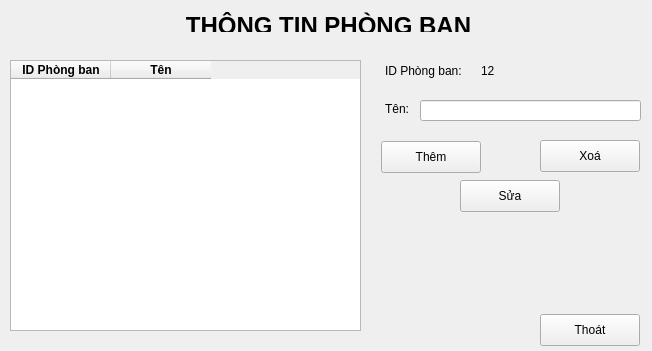
<?xml version="1.0" encoding="UTF-8"?>
<ui version="4.0">
 <class>MainWindow</class>
 <widget class="QMainWindow" name="MainWindow">
  <property name="geometry">
   <rect>
    <x>0</x>
    <y>0</y>
    <width>652</width>
    <height>351</height>
   </rect>
  </property>
  <property name="windowTitle">
   <string>MainWindow</string>
  </property>
  <widget class="QWidget" name="centralwidget">
   <widget class="QLabel" name="labelIdrole">
    <property name="geometry">
     <rect>
      <x>481</x>
      <y>63</y>
      <width>58</width>
      <height>16</height>
     </rect>
    </property>
    <property name="text">
     <string>12</string>
    </property>
   </widget>
   <widget class="QPushButton" name="pushButton_3">
    <property name="geometry">
     <rect>
      <x>460</x>
      <y>180</y>
      <width>100</width>
      <height>32</height>
     </rect>
    </property>
    <property name="text">
     <string>Sửa</string>
    </property>
   </widget>
   <widget class="QPushButton" name="pushButton">
    <property name="geometry">
     <rect>
      <x>381</x>
      <y>141</y>
      <width>100</width>
      <height>32</height>
     </rect>
    </property>
    <property name="text">
     <string>Thêm</string>
    </property>
   </widget>
   <widget class="QPushButton" name="pushButton_2">
    <property name="geometry">
     <rect>
      <x>540</x>
      <y>140</y>
      <width>100</width>
      <height>32</height>
     </rect>
    </property>
    <property name="text">
     <string>Xoá</string>
    </property>
   </widget>
   <widget class="QLabel" name="label_3">
    <property name="geometry">
     <rect>
      <x>385</x>
      <y>101</y>
      <width>31</width>
      <height>16</height>
     </rect>
    </property>
    <property name="text">
     <string>Tên:</string>
    </property>
   </widget>
   <widget class="QPushButton" name="pushButton_4">
    <property name="geometry">
     <rect>
      <x>540</x>
      <y>314</y>
      <width>100</width>
      <height>32</height>
     </rect>
    </property>
    <property name="text">
     <string>Thoát</string>
    </property>
   </widget>
   <widget class="QLabel" name="label">
    <property name="geometry">
     <rect>
      <x>3</x>
      <y>12</y>
      <width>651</width>
      <height>20</height>
     </rect>
    </property>
    <property name="text">
     <string>&lt;html&gt;&lt;head/&gt;&lt;body&gt;&lt;p align=&quot;center&quot;&gt;&lt;span style=&quot; font-size:18pt; font-weight:700;&quot;&gt;THÔNG TIN PHÒNG BAN&lt;/span&gt;&lt;/p&gt;&lt;/body&gt;&lt;/html&gt;</string>
    </property>
   </widget>
   <widget class="QLabel" name="label_4">
    <property name="geometry">
     <rect>
      <x>385</x>
      <y>63</y>
      <width>91</width>
      <height>16</height>
     </rect>
    </property>
    <property name="text">
     <string>ID Phòng ban:</string>
    </property>
   </widget>
   <widget class="QLineEdit" name="lineEdit">
    <property name="geometry">
     <rect>
      <x>420</x>
      <y>100</y>
      <width>221</width>
      <height>21</height>
     </rect>
    </property>
   </widget>
   <widget class="QTableWidget" name="tableWidget">
    <property name="geometry">
     <rect>
      <x>10</x>
      <y>60</y>
      <width>351</width>
      <height>271</height>
     </rect>
    </property>
    <column>
     <property name="text">
      <string>ID Phòng ban</string>
     </property>
     <property name="font">
      <font>
       <bold>true</bold>
      </font>
     </property>
    </column>
    <column>
     <property name="text">
      <string>Tên</string>
     </property>
     <property name="font">
      <font>
       <bold>true</bold>
      </font>
     </property>
    </column>
   </widget>
  </widget>
 </widget>
 <resources/>
 <connections/>
</ui>
